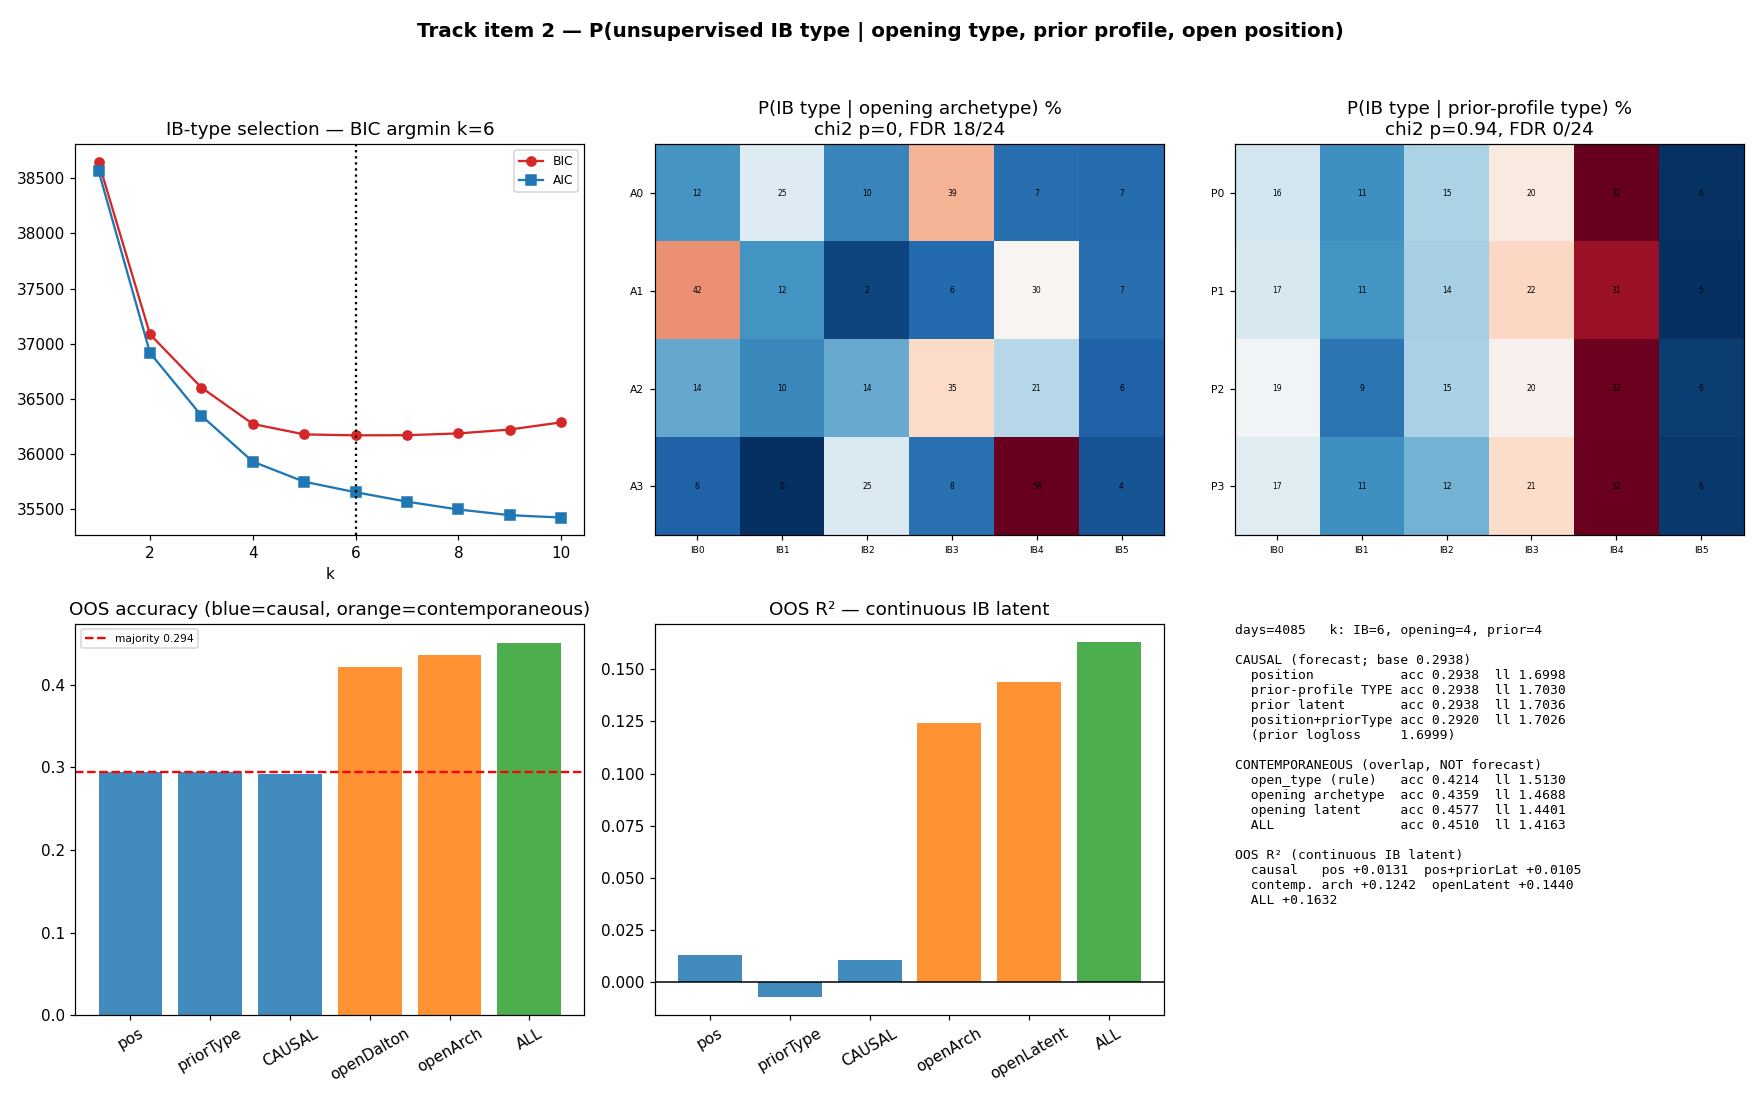

Source code (Python):
"""
predict_ib_type.py — TRACK ITEM 2 (extended):
  P(unsupervised IB type)  given
    (a) the opening type          — Dalton rule `open_type` AND the unsupervised
                                    opening archetype,
    (b) the type of YESTERDAY's profile (unsupervised day-shape archetype),
    (c) the position of today's open inside yesterday's profile.

TWO KINDS OF PREDICTOR — DO NOT MIX THEM
  · CAUSAL block (known at/just before the open): prior-day profile type + the open's
    position inside it. Anything these explain is a genuine FORECAST of IB structure.
  · CONTEMPORANEOUS block (measured in the SAME first 60 minutes as the IB): the
    opening type. Whatever this explains is OVERLAP/redundancy between two
    descriptors of one window — informative, but it is not prediction.

  Reporting them separately is the whole point: it splits "how much of the initial
  balance is already set at the open" from "how much the opening merely re-describes".

MODEL SELECTION
  Every unsupervised taxonomy here (IB types, opening archetypes, prior-profile types)
  is chosen by BIC argmin over a GaussianMixture fitted on TRAIN years only.

LESSON CARRIED FORWARD
  Discrete labels lose information, so besides classifying the discrete IB type we also
  regress the CONTINUOUS IB latent (OOS R²) — a k-invariant measure of real skill.

USAGE  ./vbt-env/bin/python predict_ib_type.py
"""
import os, argparse, importlib.util, logging
import numpy as np
import pandas as pd

import session               # DST-aware cash session (see session.py)

import torch
from sklearn.preprocessing import StandardScaler
from sklearn.linear_model import LogisticRegression, Ridge
from sklearn.mixture import GaussianMixture
from sklearn.metrics import accuracy_score, f1_score, r2_score, log_loss
from scipy import stats
import matplotlib
matplotlib.use('Agg')
import matplotlib.pyplot as plt

ROOT      = os.path.dirname(os.path.abspath(__file__))
CACHE     = os.path.join(ROOT, 'cache')
SEED      = 7
TEST_FROM = pd.Timestamp('2020-01-01')
NBINS     = 64
WINDOW    = 60

logging.basicConfig(level=logging.INFO, format='%(asctime)s  %(levelname)-7s %(message)s',
                    datefmt='%H:%M:%S')
log = logging.getLogger('ib-pred')
np.random.seed(SEED); torch.manual_seed(SEED)

POS_FEATS = ['open_rel_prior_range', 'dist_from_prior_mid', 'dist_from_prior_poc',
             'abs_gap_vol', 'pctile_extremity', 'outside_range']


def _load(name, path):
    s = importlib.util.spec_from_file_location(name, path)
    m = importlib.util.module_from_spec(s); s.loader.exec_module(m); return m


def bh_fdr(pvals, q=0.10):
    p = np.asarray(pvals, float); n = len(p); order = np.argsort(p)
    passed = p[order] <= q * np.arange(1, n + 1) / n
    out = np.zeros(n, bool)
    if passed.any():
        out[order[:np.max(np.where(passed)[0]) + 1]] = True
    qv = np.empty(n); run = 1.0
    for i in range(n - 1, -1, -1):
        run = min(run, p[order[i]] * n / (i + 1)); qv[order[i]] = run
    return out, qv


def bic_argmin(Ztr, kmax, tag):
    rows = []
    for kk in range(1, kmax + 1):
        gm = GaussianMixture(kk, covariance_type='full', n_init=5, reg_covar=1e-4,
                             random_state=SEED).fit(Ztr)
        rows.append((kk, gm.bic(Ztr), gm.aic(Ztr)))
    sel = pd.DataFrame(rows, columns=['k', 'BIC', 'AIC'])
    k = int(sel.loc[sel['BIC'].idxmin(), 'k'])
    log.info('[%s] BIC argmin k=%d\n%s', tag, k, sel.round(0).to_string(index=False))
    return k, sel


# ───────────────────────── build ─────────────────────────
def build(kmax):
    es = pd.read_parquet(os.path.join(CACHE, 'es_continuous.parquet'))
    es.index = pd.to_datetime(es.index)
    rth = session.get_rth(es)
    days = pd.read_parquet(os.path.join(CACHE, 'es_days.parquet')); days.index = pd.to_datetime(days.index)

    shape_m = _load('shape_ae', os.path.join(ROOT, 'day_shape_autoencoder.py'))
    open_m  = _load('open_ae',  os.path.join(ROOT, 'open_type_autoencoder.py'))
    ib_m    = _load('ib_ae',    os.path.join(ROOT, 'ib_type_autoencoder.py'))

    # ── TARGET: unsupervised IB type + continuous IB latent ──
    log.info('building IB descriptors …')
    Fib = ib_m.build_ib_features(rth, days, bins=24).dropna(subset=ib_m.FEATURES)
    tr_i = Fib.index < TEST_FROM
    Xi = StandardScaler().fit(Fib.loc[tr_i, ib_m.FEATURES]).transform(Fib[ib_m.FEATURES]).astype(np.float32)
    ae_i = ib_m.train_ae(Xi[tr_i], Xi.shape[1], latent=4, epochs=120)
    Zib = pd.DataFrame(ib_m.encode(ae_i, Xi), index=Fib.index)

    # ── opening: rule type + unsupervised archetype (contemporaneous) ──
    log.info('building opening paths …')
    paths, _ = open_m.build_open_paths(rth, WINDOW)
    Xp = paths.values.astype(np.float32)
    tr_p = paths.index < TEST_FROM
    ae_o = open_m.train_ae(Xp[tr_p], WINDOW, latent=8, epochs=80)
    Zopen = pd.DataFrame(open_m.encode(ae_o, Xp), index=paths.index)

    # ── prior-day profile: unsupervised shape archetype (causal, lagged) ──
    log.info('building day profiles …')
    prof = shape_m.build_profiles(rth, NBINS)
    Xs = prof.values.astype(np.float32)
    tr_s = prof.index < TEST_FROM
    ae_s = shape_m.train_ae(Xs[tr_s], NBINS, latent=8, epochs=80)
    Zshape = pd.DataFrame(shape_m.encode(ae_s, Xs), index=prof.index)

    # ── position of the open inside yesterday's profile (causal) ──
    D = days.copy()
    prior_prof = prof.reindex(D.index).shift(1)
    prev_close = D['close_px'].shift(1)
    prng = (D['prev_high'] - D['prev_low']).replace(0, np.nan)
    rel  = (D['open_px'] - D['prev_low']) / prng
    relc = rel.clip(0, 1)
    bidx = (relc * NBINS).astype('float').fillna(0).astype(int).clip(0, NBINS - 1)
    pv = prior_prof.values
    cum = np.full(len(D), np.nan)
    for i in range(len(D)):
        if not np.all(np.isnan(pv[i])) and not np.isnan(relc.iloc[i]):
            cum[i] = np.nansum(pv[i][:bidx.iloc[i] + 1])
    dvol = (D['rv20'] / np.sqrt(252)).replace(0, np.nan)

    P = pd.DataFrame(index=D.index)
    P['open_rel_prior_range'] = rel
    P['dist_from_prior_mid']  = (rel - 0.5).abs()
    P['dist_from_prior_poc']  = (D['open_px'] - D['prev_poc']).abs() / prng
    P['abs_gap_vol']          = ((D['open_px'] - prev_close) / prev_close).abs() / dvol
    P['pctile_extremity']     = np.abs(cum - 0.5)
    P['outside_range']        = ((rel < 0) | (rel > 1)).astype(float)

    A = P.join(D[['open_type']], how='left')
    A = A.join(Zib.add_prefix('ib'), how='inner')
    A = A.join(Zopen.add_prefix('op'), how='inner')
    A = A.join(Zshape.reindex(D.index).shift(1).add_prefix('ps'), how='inner')  # PRIOR day
    A = A.replace([np.inf, -np.inf], np.nan).dropna()
    A = A[A['open_type'].astype(str) != 'unknown']
    return A, kmax


# ───────────────────────── main ─────────────────────────
def main():
    ap = argparse.ArgumentParser()
    ap.add_argument('--kmax', type=int, default=10)
    args = ap.parse_args()

    A, _ = build(args.kmax)
    tr = A.index < TEST_FROM
    te = ~tr
    log.info('dataset: %d days (train %d ≤2019 / test %d ≥2020)', len(A), tr.sum(), te.sum())

    # latent columns are <prefix><digit>; guard against e.g. 'open_type' matching 'op'
    ibc = [c for c in A.columns if c.startswith('ib') and c[2:].isdigit()]
    opc = [c for c in A.columns if c.startswith('op') and c[2:].isdigit()]
    psc = [c for c in A.columns if c.startswith('ps') and c[2:].isdigit()]
    Zib, Zop, Zps = A[ibc].values, A[opc].values, A[psc].values

    # ── taxonomies, all BIC-argmin on TRAIN ──
    k_ib, sel_ib = bic_argmin(Zib[tr], args.kmax, 'IB types (target)')
    k_op, _      = bic_argmin(Zop[tr], args.kmax, 'opening archetypes')
    k_ps, _      = bic_argmin(Zps[tr], args.kmax, 'prior-profile types')
    y      = GaussianMixture(k_ib, covariance_type='full', n_init=25, reg_covar=1e-4,
                             random_state=SEED).fit(Zib[tr]).predict(Zib)
    a_open = GaussianMixture(k_op, covariance_type='full', n_init=25, reg_covar=1e-4,
                             random_state=SEED).fit(Zop[tr]).predict(Zop)
    a_ps   = GaussianMixture(k_ps, covariance_type='full', n_init=25, reg_covar=1e-4,
                             random_state=SEED).fit(Zps[tr]).predict(Zps)
    A['ib_type'], A['open_arch'], A['prior_type'] = y, a_open, a_ps
    log.info('k: IB=%d  opening=%d  prior-profile=%d | IB sizes %s',
             k_ib, k_op, k_ps, dict(pd.Series(y).value_counts().sort_index()))

    # ── feature blocks ──
    scale = lambda cols: pd.DataFrame(
        StandardScaler().fit(A.loc[tr, cols]).transform(A[cols]), index=A.index, columns=cols)
    X_pos  = scale(POS_FEATS)                                             # causal
    X_ptyp = pd.get_dummies(A['prior_type'], prefix='pt')                 # causal
    X_plat = scale(psc)                                                   # causal (continuous)
    X_odal = pd.get_dummies(A['open_type'].astype(str), prefix='od')      # contemporaneous
    X_oarc = pd.get_dummies(A['open_arch'], prefix='oa')                  # contemporaneous
    X_olat = scale(opc)                                                   # contemporaneous (cont.)

    def clf(X, tag):
        c = LogisticRegression(max_iter=4000, C=1.0).fit(X.values[tr], y[tr])
        pred = c.predict(X.values[te])
        acc = accuracy_score(y[te], pred)
        f1m = f1_score(y[te], pred, average='macro', zero_division=0)
        ll = log_loss(y[te], c.predict_proba(X.values[te]), labels=c.classes_)
        maj = pd.Series(y[tr]).value_counts().idxmax()
        base = (y[te] == maj).mean()
        prior = pd.Series(y[tr]).value_counts(normalize=True).reindex(c.classes_).fillna(1e-9).values
        ll0 = log_loss(y[te], np.tile(prior, (te.sum(), 1)), labels=c.classes_)
        log.info('[%-34s] acc=%.4f (base %.4f)  macroF1=%.3f  ll=%.4f (prior %.4f)',
                 tag, acc, base, f1m, ll, ll0)
        return dict(tag=tag, acc=acc, base=base, f1=f1m, ll=ll, ll0=ll0)

    def reg(X, tag):
        r = Ridge(alpha=10.0).fit(X.values[tr], Zib[tr])
        r2 = r2_score(Zib[te], r.predict(X.values[te]), multioutput='variance_weighted')
        log.info('[%-34s] OOS R²(IB latent)=%+.4f', tag, r2)
        return r2

    log.info('══ CAUSAL block — genuine forecast (known at the open) ══')
    c_pos  = clf(X_pos, 'position in prior profile')
    c_pt   = clf(X_ptyp, 'prior-profile TYPE')
    c_pl   = clf(X_plat, 'prior-profile latent (cont.)')
    c_caus = clf(pd.concat([X_pos, X_ptyp], axis=1), 'CAUSAL: position + prior type')
    c_causl= clf(pd.concat([X_pos, X_plat], axis=1), 'CAUSAL: position + prior latent')

    log.info('══ CONTEMPORANEOUS block — overlap, NOT a forecast ══')
    c_od   = clf(X_odal, 'open_type (Dalton rule)')
    c_oa   = clf(X_oarc, 'opening archetype (unsup.)')
    c_ol   = clf(X_olat, 'opening latent (cont.)')
    c_all  = clf(pd.concat([X_pos, X_ptyp, X_odal, X_oarc], axis=1), 'ALL (causal + contemporaneous)')

    log.info('══ continuous IB latent, OOS R² (k-invariant) ══')
    r_pos  = reg(X_pos, 'position in prior profile')
    r_pt   = reg(X_ptyp, 'prior-profile TYPE')
    r_caus = reg(pd.concat([X_pos, X_plat], axis=1), 'CAUSAL: position + prior latent')
    r_oa   = reg(X_oarc, 'opening archetype (unsup.)')
    r_ol   = reg(X_olat, 'opening latent (cont.)')
    r_all  = reg(pd.concat([X_pos, X_plat, X_olat], axis=1), 'ALL')

    # ── probabilities-first: P(IB type | opening archetype) and | prior type ──
    def contingency(col, name):
        cnt = pd.crosstab(A[col], A['ib_type'])
        pct = pd.crosstab(A[col], A['ib_type'], normalize='index').mul(100).round(1)
        chi2, p, dof, _ = stats.chi2_contingency(cnt.values)
        log.info('P(ib_type | %s) [%%]  chi2=%.1f dof=%d p=%.3g:\n%s', name, chi2, dof, p, pct.to_string())
        base = pd.Series(y).value_counts(normalize=True).sort_index()
        ps, cells = [], []
        for r_ in cnt.index:
            n = cnt.loc[r_].sum()
            for cc in cnt.columns:
                p1, p0 = cnt.loc[r_, cc] / n, base[cc]
                se = np.sqrt(p0 * (1 - p0) / n)
                ps.append(2 * (1 - stats.norm.cdf(abs(p1 - p0) / se)) if se > 0 else 1.0)
                cells.append((r_, cc, n, p1 * 100, p0 * 100))
        sig, qv = bh_fdr(ps)
        H = pd.DataFrame(cells, columns=[name, 'ib_type', 'n', 'P%', 'base%'])
        H['q'] = qv; H['sig'] = sig; H['lift'] = H['P%'] - H['base%']
        log.info('  FDR-significant: %d/%d', H['sig'].sum(), len(H))
        return pct, p, H

    pct_o, p_o, H_o = contingency('open_arch', 'opening archetype')
    pct_p, p_p, H_p = contingency('prior_type', 'prior-profile type')

    # ── figure ──
    fig = plt.figure(figsize=(16, 10))
    fig.suptitle('Track item 2 — P(unsupervised IB type | opening type, prior profile, open position)',
                 fontsize=13, weight='bold')

    axA = fig.add_subplot(2, 3, 1)
    axA.plot(sel_ib['k'], sel_ib['BIC'], 'o-', color='C3', label='BIC')
    axA.plot(sel_ib['k'], sel_ib['AIC'], 's-', color='C0', label='AIC')
    axA.axvline(k_ib, color='k', ls=':')
    axA.set_title(f'IB-type selection — BIC argmin k={k_ib}'); axA.set_xlabel('k'); axA.legend(fontsize=8)

    axB = fig.add_subplot(2, 3, 2)
    im = axB.imshow(pct_o.values, cmap='RdBu_r', aspect='auto')
    axB.set_xticks(range(pct_o.shape[1])); axB.set_xticklabels([f'IB{c}' for c in pct_o.columns], fontsize=6)
    axB.set_yticks(range(pct_o.shape[0])); axB.set_yticklabels([f'A{r}' for r in pct_o.index], fontsize=7)
    axB.set_title(f'P(IB type | opening archetype) %\nchi2 p={p_o:.2g}, FDR {H_o["sig"].sum()}/{len(H_o)}')
    for i in range(pct_o.shape[0]):
        for j in range(pct_o.shape[1]):
            axB.text(j, i, f'{pct_o.values[i,j]:.0f}', ha='center', va='center', fontsize=5)

    axC = fig.add_subplot(2, 3, 3)
    im = axC.imshow(pct_p.values, cmap='RdBu_r', aspect='auto')
    axC.set_xticks(range(pct_p.shape[1])); axC.set_xticklabels([f'IB{c}' for c in pct_p.columns], fontsize=6)
    axC.set_yticks(range(pct_p.shape[0])); axC.set_yticklabels([f'P{r}' for r in pct_p.index], fontsize=7)
    axC.set_title(f'P(IB type | prior-profile type) %\nchi2 p={p_p:.2g}, FDR {H_p["sig"].sum()}/{len(H_p)}')
    for i in range(pct_p.shape[0]):
        for j in range(pct_p.shape[1]):
            axC.text(j, i, f'{pct_p.values[i,j]:.0f}', ha='center', va='center', fontsize=5)

    axD = fig.add_subplot(2, 3, 4)
    names = ['pos', 'priorType', 'CAUSAL', 'openDalton', 'openArch', 'ALL']
    accs  = [c_pos['acc'], c_pt['acc'], c_caus['acc'], c_od['acc'], c_oa['acc'], c_all['acc']]
    cols  = ['C0', 'C0', 'C0', 'C1', 'C1', 'C2']
    axD.bar(names, accs, color=cols, alpha=.85)
    axD.axhline(c_pos['base'], color='r', ls='--', label=f"majority {c_pos['base']:.3f}")
    axD.set_title('OOS accuracy (blue=causal, orange=contemporaneous)')
    axD.tick_params(axis='x', rotation=30); axD.legend(fontsize=7)

    axE = fig.add_subplot(2, 3, 5)
    rn = ['pos', 'priorType', 'CAUSAL', 'openArch', 'openLatent', 'ALL']
    rv = [r_pos, r_pt, r_caus, r_oa, r_ol, r_all]
    axE.bar(rn, rv, color=['C0', 'C0', 'C0', 'C1', 'C1', 'C2'], alpha=.85)
    axE.axhline(0, color='k', lw=1)
    axE.set_title('OOS R² — continuous IB latent'); axE.tick_params(axis='x', rotation=30)

    axF = fig.add_subplot(2, 3, 6); axF.axis('off')
    txt = (f'days={len(A)}   k: IB={k_ib}, opening={k_op}, prior={k_ps}\n\n'
           f'CAUSAL (forecast; base {c_pos["base"]:.4f})\n'
           f'  position           acc {c_pos["acc"]:.4f}  ll {c_pos["ll"]:.4f}\n'
           f'  prior-profile TYPE acc {c_pt["acc"]:.4f}  ll {c_pt["ll"]:.4f}\n'
           f'  prior latent       acc {c_pl["acc"]:.4f}  ll {c_pl["ll"]:.4f}\n'
           f'  position+priorType acc {c_caus["acc"]:.4f}  ll {c_caus["ll"]:.4f}\n'
           f'  (prior logloss     {c_pos["ll0"]:.4f})\n\n'
           f'CONTEMPORANEOUS (overlap, NOT forecast)\n'
           f'  open_type (rule)   acc {c_od["acc"]:.4f}  ll {c_od["ll"]:.4f}\n'
           f'  opening archetype  acc {c_oa["acc"]:.4f}  ll {c_oa["ll"]:.4f}\n'
           f'  opening latent     acc {c_ol["acc"]:.4f}  ll {c_ol["ll"]:.4f}\n'
           f'  ALL                acc {c_all["acc"]:.4f}  ll {c_all["ll"]:.4f}\n\n'
           f'OOS R² (continuous IB latent)\n'
           f'  causal   pos {r_pos:+.4f}  pos+priorLat {r_caus:+.4f}\n'
           f'  contemp. arch {r_oa:+.4f}  openLatent {r_ol:+.4f}\n'
           f'  ALL {r_all:+.4f}')
    axF.text(0, 1, txt, va='top', ha='left', fontsize=8.5, family='monospace')

    fig.tight_layout(rect=[0, 0, 1, 0.96])
    out = os.path.join(ROOT, 'predict_ib_type.png')
    fig.savefig(out, dpi=110); log.info('saved figure → %s', out)

    print('\n' + '=' * 76)
    print('TRACK 2 — P(unsupervised IB type | opening, prior profile, open position)')
    print('=' * 76)
    print(f'days={len(A)}  k: IB={k_ib}, opening={k_op}, prior-profile={k_ps}  base={c_pos["base"]:.4f}')
    print(f'CAUSAL (forecast)        : pos {c_pos["acc"]:.4f} | priorType {c_pt["acc"]:.4f} | '
          f'both {c_caus["acc"]:.4f}   | OOS R² {r_caus:+.4f}')
    print(f'CONTEMPORANEOUS (overlap): openRule {c_od["acc"]:.4f} | openArch {c_oa["acc"]:.4f} | '
          f'openLatent {c_ol["acc"]:.4f} | OOS R² {r_ol:+.4f}')
    print(f'chi2  P(IB|opening) p={p_o:.3g} (FDR {H_o["sig"].sum()}/{len(H_o)})   '
          f'P(IB|prior) p={p_p:.3g} (FDR {H_p["sig"].sum()}/{len(H_p)})')
    print('=' * 76)


if __name__ == '__main__':
    main()
